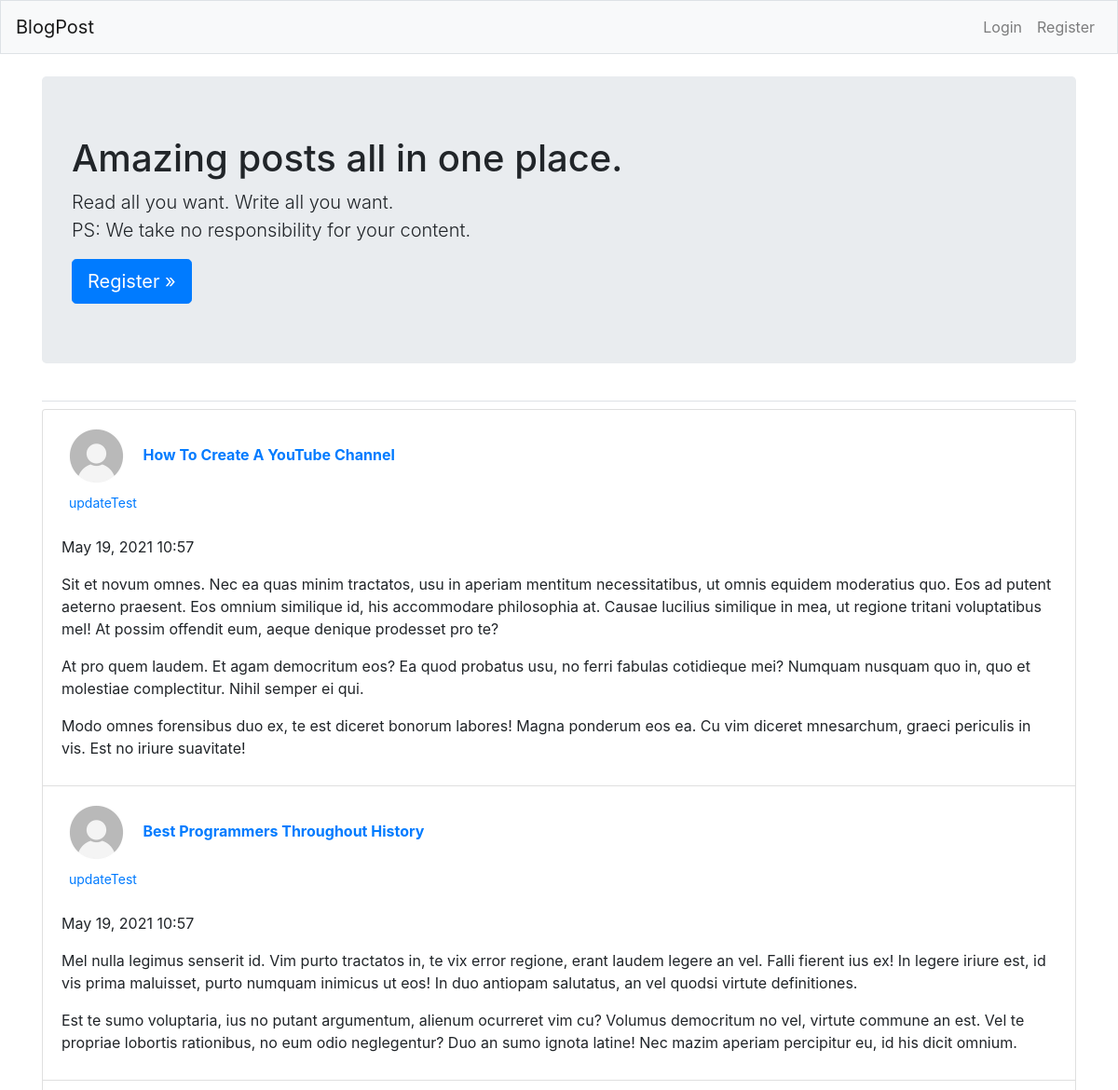
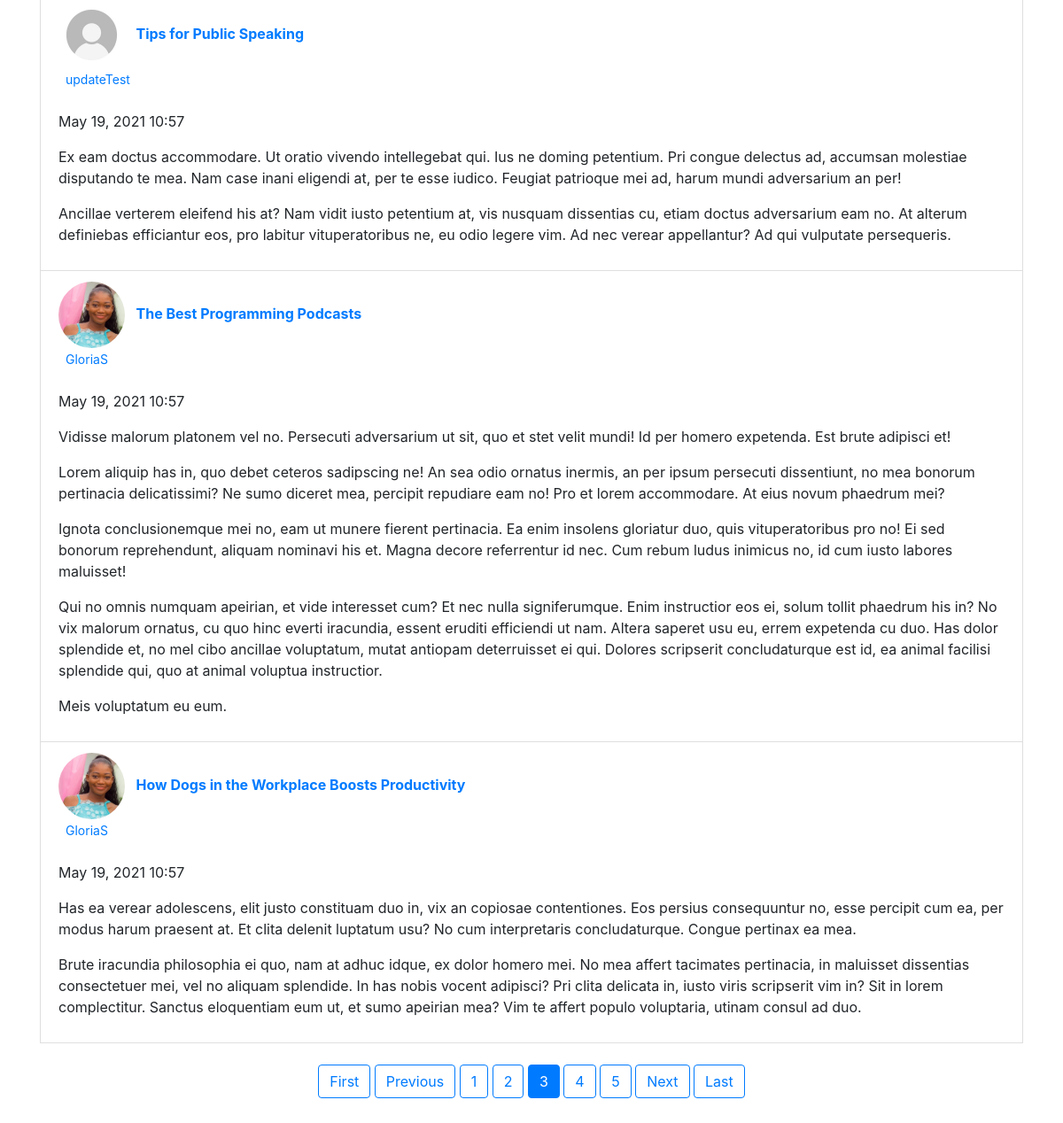
/?page=3, run on the app's committed database (2 pictures, top to bottom).
### BlogPost/models.py (models this page shows)
class BlogPost(models.Model):
    title = models.CharField(max_length=50)
    text = models.TextField()
    date_added = models.DateTimeField(auto_now_add=True)
    owner = models.ForeignKey(User, on_delete=models.CASCADE)
    def __str__(self):
        return self.title

### users/models.py (models this page shows, shortened)
class Profile(models.Model):
    user = models.OneToOneField(User, on_delete=models.CASCADE)
    image = models.ImageField(default='default.jpeg', upload_to='profile_pics')

### BlogPost/views.py (the view)
# urls.py: path('', views.BlogList.as_view(), name='index'),
class BlogList(ListView):
    model = BlogPost
    template_name = 'BlogPost/index.html'
    context_object_name = 'posts'
    ordering = ['-date_added']
    paginate_by = 5

### BlogPost/templates/BlogPost/index.html
{% extends "BlogPost/base.html" %}
{% block page_header %}
    <div class="jumbotron">
        <h1 class="display-5">Amazing posts all in one place.</h1>
        <p class="lead">Read all you want. Write all you want.
            <br>PS: We take no responsibility for your content.
        </p>
        {% if user.is_authenticated %}
        <h4><a href="{% url 'BlogPost:new_blog' %}">Add new blog post</a></h4>
        {% else %}
        <a class="btn btn-lg btn-primary" href="{% url 'users:register' %}"
            role="button">Register &raquo;</a>
        {% endif %}
    </div>
{% endblock page_header %}
{% block content %}
    <ul class="list-group ">
        {% for post in posts %}
        <li class="list-group-item">
            <img class="rounded-circle account-img avatar" width="75px" height="75px" src="{{ post.owner.profile.image.url }}">
            <a class="ml-2" href="{% url 'BlogPost:blog_detail' post.id %}">
                <b>{{ post }}<br><a href="{% url 'BlogPost:user_posts' post.owner.username %}">
                    <small class="ml-2">{{ post.owner }}</small>
                </a></b>
            </a>
            <br><br>
            <p>{{ post.date_added|date:'M d, Y H:i' }}</p>
            <p>{{ post.text|linebreaks }}</p>
        </li>
        {% empty %}
            <p>No blog posts have been added.</p>
        {% endfor %}
        {% if page_obj.has_other_pages %}
            <center><p class="pt-4 mb-4">
                {% if page_obj.has_previous %}
                    <a class="btn btn-outline-primary mb-4" href="?page=1">First</a>
                    <a class="btn btn-outline-primary mb-4" href="?page={{ page_obj.previous_page_number }}">Previous</a>
                {% endif %}
                {% for num in page_obj.paginator.page_range %}
                    {% if page_obj.number == num %}
                        <a class='btn btn-primary mb-4' href="?page={{ num }}">{{ num }}</a>
                    {% elif num > page_obj.number|add:'-3' and num < page_obj.number|add:'3' %}
                        <a class='btn btn-outline-primary mb-4' href="?page={{ num }}">{{ num }}</a>
                    {% endif %}
                {% endfor %}
                {% if page_obj.has_next %}
                    <a class="btn btn-outline-primary mb-4" href="?page={{ page_obj.next_page_number }}">Next</a>
                    <a class="btn btn-outline-primary mb-4" href="?page={{ page_obj.paginator.num_pages }}">Last</a>
                {% endif %}
            </p></center>
        {% endif %}
    </ul>
{% endblock content %}

### data on the page
BlogPost: owner.profile.image (placeholder picture), title "How To Create A YouTube Channel", owner "updateTest", date_added "May 19, 2021 10:57", text "Sit et novum omnes. Nec ea quas minim tractatos, usu in aperiam mentitum necessitatibus, ut omnis equidem moderatius quo. Eos ad putent aeterno praesent. Eos omnium similique id, his accommodare philosophia at. Causae lucilius similique in mea, ut regione tritani voluptatibus mel! At possim offendit eum, aeque denique prodesset pro te? At pro quem laudem. Et agam democritum eos? Ea quod probatus usu, no ferri fabulas cotidieque mei? Numquam nusquam quo in, quo et molestiae complectitur. Nihil semper ei qui. Modo omnes forensibus duo ex, te est diceret bonorum labores! Magna ponderum eos ea. Cu vim diceret mnesarchum, graeci periculis in vis. Est no iriure suavitate!"
BlogPost: owner.profile.image (placeholder picture), title "Best Programmers Throughout History", owner "updateTest", date_added "May 19, 2021 10:57", text "Mel nulla legimus senserit id. Vim purto tractatos in, te vix error regione, erant laudem legere an vel. Falli fierent ius ex! In legere iriure est, id vis prima maluisset, purto numquam inimicus ut eos! In duo antiopam salutatus, an vel quodsi virtute definitiones. Est te sumo voluptaria, ius no putant argumentum, alienum ocurreret vim cu? Volumus democritum no vel, virtute commune an est. Vel te propriae lobortis rationibus, no eum odio neglegentur? Duo an sumo ignota latine! Nec mazim aperiam percipitur eu, id his dicit omnium."
BlogPost: owner.profile.image (placeholder picture), title "Tips for Public Speaking", owner "updateTest", date_added "May 19, 2021 10:57", text "Ex eam doctus accommodare. Ut oratio vivendo intellegebat qui. Ius ne doming petentium. Pri congue delectus ad, accumsan molestiae disputando te mea. Nam case inani eligendi at, per te esse iudico. Feugiat patrioque mei ad, harum mundi adversarium an per! Ancillae verterem eleifend his at? Nam vidit iusto petentium at, vis nusquam dissentias cu, etiam doctus adversarium eam no. At alterum definiebas efficiantur eos, pro labitur vituperatoribus ne, eu odio legere vim. Ad nec verear appellantur? Ad qui vulputate persequeris."
BlogPost: owner.profile.image (picture), title "The Best Programming Podcasts", owner "GloriaS", date_added "May 19, 2021 10:57", text "Vidisse malorum platonem vel no. Persecuti adversarium ut sit, quo et stet velit mundi! Id per homero expetenda. Est brute adipisci et! Lorem aliquip has in, quo debet ceteros sadipscing ne! An sea odio ornatus inermis, an per ipsum persecuti dissentiunt, no mea bonorum pertinacia delicatissimi? Ne sumo diceret mea, percipit repudiare eam no! Pro et lorem accommodare. At eius novum phaedrum mei? Ignota conclusionemque mei no, eam ut munere fierent pertinacia. Ea enim insolens gloriatur duo, quis vituperatoribus pro no! Ei sed bonorum reprehendunt, aliquam nominavi his et. Magna decore referrentur id nec. Cum rebum ludus inimicus no, id cum iusto labores maluisset! Qui no omnis numquam…"
BlogPost: owner.profile.image (picture), title "How Dogs in the Workplace Boosts Productivity", owner "GloriaS", date_added "May 19, 2021 10:57", text "Has ea verear adolescens, elit justo constituam duo in, vix an copiosae contentiones. Eos persius consequuntur no, esse percipit cum ea, per modus harum praesent at. Et clita delenit luptatum usu? No cum interpretaris concludaturque. Congue pertinax ea mea. Brute iracundia philosophia ei quo, nam at adhuc idque, ex dolor homero mei. No mea affert tacimates pertinacia, in maluisset dissentias consectetuer mei, vel no aliquam splendide. In has nobis vocent adipisci? Pri clita delicata in, iusto viris scripserit vim in? Sit in lorem complectitur. Sanctus eloquentiam eum ut, et sumo apeirian mea? Vim te affert populo voluptaria, utinam consul ad duo."

### other printed values
{{ num }} "1" "2" "4" "5"
{{ num }} "3"
